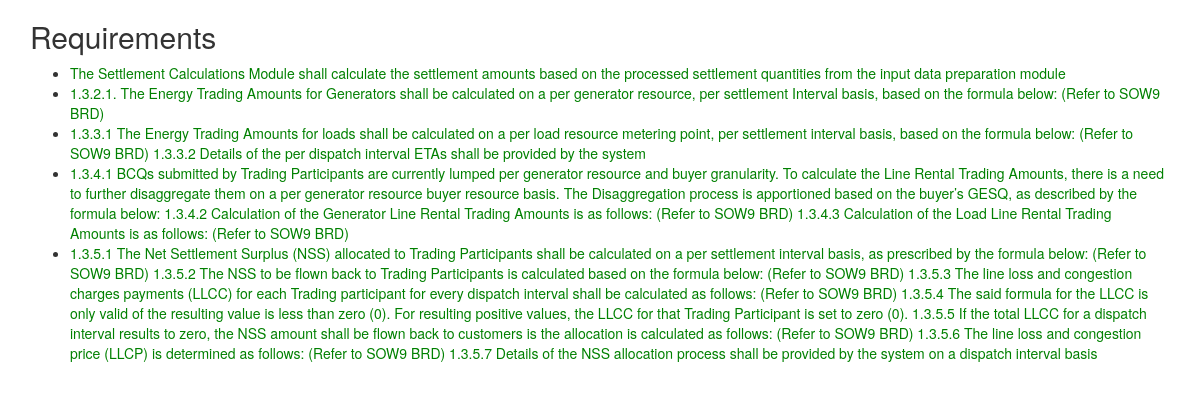
The app's page /joan/ with its own data.
### joan/models.py (models this page shows, shortened)
class Requirement(models.Model):
    reqd_id = models.CharField(max_length=10,blank=True)
    requirement_heading = models.CharField(max_length=50,blank=True)
    requirement_text = models.TextField()
    created_at = models.DateTimeField(auto_now_add=True,null=True)
    updated_at = models.DateTimeField(auto_now=True,null=True)
    class Meta:
        ordering = ['reqd_id', 'id']

### joan/views.py (the view)
class IndexView(generic.ListView):
    template_name = 'joan/index.html'
    context_object_name = 'latest_requirement_list'
    def get_queryset(self):
        return Requirement.objects.order_by('id')[:5]

### joan/templates/joan/index.html (shortened to what this page needs)
{% load static %}
{% load bootstrap3 %}
{% bootstrap_css %}
<link rel="stylesheet" type="text/css" href="{% static 'joan/style.css' %}" />
<div class="container">
<h2>Requirements</h2>
{% if latest_requirement_list %}
    <ul>
    {% for requirement in latest_requirement_list %}
        <li><a href="{% url 'joan:detail' requirement.id %}">{{ requirement.requirement_text }}</a></li>
    {% endfor %}
    </ul>
{% else %}
    <p>No polls are available.</p>
{% endif %}
</div>

### joan/static/joan/style.css (style rules this page uses)
li a { color: green; }

### records on screen
Requirement: requirement_text "The Settlement Calculations Module shall calculate the settlement amounts based on the processed settlement quantities from the input data preparation module"
Requirement: requirement_text "1.3.2.1. The Energy Trading Amounts for Generators shall be calculated on a per generator resource, per settlement Interval basis, based on the formula below: (Refer to SOW9 BRD)"
Requirement: requirement_text "1.3.3.1 The Energy Trading Amounts for loads shall be calculated on a per load resource metering point, per settlement interval basis, based on the formula below: (Refer to SOW9 BRD) 1.3.3.2 Details of the per dispatch interval ETAs shall be provided by the system"
Requirement: requirement_text "1.3.4.1 BCQs submitted by Trading Participants are currently lumped per generator resource and buyer granularity. To calculate the Line Rental Trading Amounts, there is a need to further disaggregate them on a per generator resource buyer resource basis. The Disaggregation process is apportioned based on the buyer’s GESQ, as described by the formula below: 1.3.4.2 Calculation of the Generator Line Rental Trading Amounts is as follows: (Refer to SOW9 BRD) 1.3.4.3 Calculation of the Load Line Rental Trading Amounts is as follows: (Refer to SOW9 BRD)"
Requirement: requirement_text "1.3.5.1 The Net Settlement Surplus (NSS) allocated to Trading Participants shall be calculated on a per settlement interval basis, as prescribed by the formula below: (Refer to SOW9 BRD) 1.3.5.2 The NSS to be flown back to Trading Participants is calculated based on the formula below: (Refer to SOW9 BRD) 1.3.5.3 The line loss and congestion charges payments (LLCC) for each Trading participant for every dispatch interval shall be calculated as follows: (Refer to SOW9 BRD) 1.3.5.4 The said formula for the LLCC is only valid of the resulting value is less than zero (0). For resulting positive values, the LLCC for that Trading Participant is set to zero (0). 1.3.5.5 If the total LLCC for a…"
